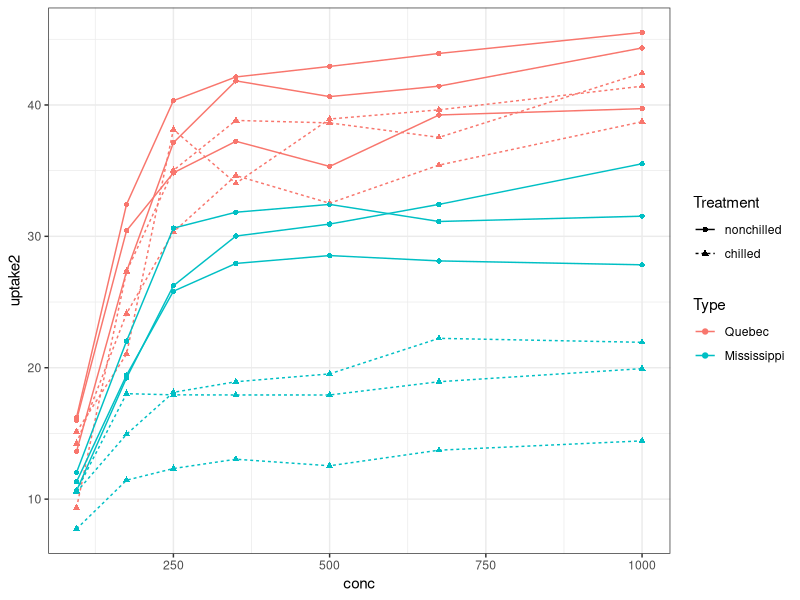

Source code (R):
## ---- chunk 1
library(tidyverse)
library(broom.mixed)
library(lme4)
## ---- chunk 2
# Ruido para la base de datos

noise<-runif(nrow(CO2),0.02,0.04)

# Base de datos más ruido

uptake2<- CO2$uptake + noise

uptake2
## ---- chunk 3
ggplot(CO2, aes(x = conc, y = uptake2, color = Type))+ geom_point(aes(shape = Treatment)) + geom_path(aes(group = Plant, lty = Treatment)) + 
  theme_bw()
## ---- chunk 4
# Modelo lineal

MOD1<-lm(uptake2 ~ conc + Type:Treatment, data = CO2)

# Modelo aleatorio

MOD2<-lmer(uptake2 ~ conc + Type:Treatment + (1|Plant), data = CO2)
## ---- chunk 5
# Para el modelo lineal

broom::glance(MOD1)
## ---- chunk 6
# Para el modelo lineal

broom.mixed::glance(MOD2)
